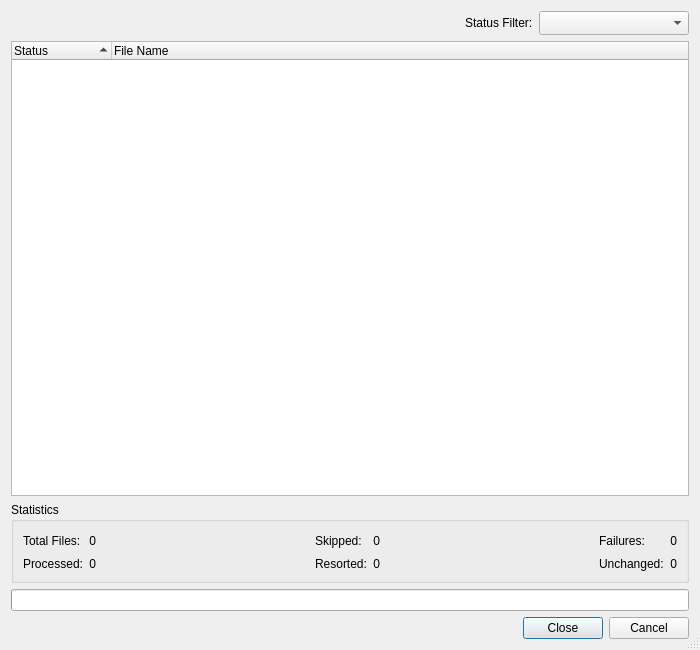
<?xml version="1.0" encoding="UTF-8"?>
<ui version="4.0">
 <class>IsortFormattingDialog</class>
 <widget class="QDialog" name="IsortFormattingDialog">
  <property name="geometry">
   <rect>
    <x>0</x>
    <y>0</y>
    <width>700</width>
    <height>650</height>
   </rect>
  </property>
  <property name="windowTitle">
   <string>Sort Imports with isort</string>
  </property>
  <property name="sizeGripEnabled">
   <bool>true</bool>
  </property>
  <layout class="QVBoxLayout" name="verticalLayout">
   <item>
    <layout class="QHBoxLayout" name="horizontalLayout">
     <item>
      <spacer name="horizontalSpacer_3">
       <property name="orientation">
        <enum>Qt::Horizontal</enum>
       </property>
       <property name="sizeHint" stdset="0">
        <size>
         <width>40</width>
         <height>20</height>
        </size>
       </property>
      </spacer>
     </item>
     <item>
      <widget class="QLabel" name="label_2">
       <property name="text">
        <string>Status Filter:</string>
       </property>
      </widget>
     </item>
     <item>
      <widget class="QComboBox" name="statusFilterComboBox">
       <property name="minimumSize">
        <size>
         <width>150</width>
         <height>0</height>
        </size>
       </property>
       <property name="toolTip">
        <string>Select the status of items to be shown (empty for all).</string>
       </property>
       <property name="sizeAdjustPolicy">
        <enum>QComboBox::AdjustToMinimumContentsLengthWithIcon</enum>
       </property>
      </widget>
     </item>
    </layout>
   </item>
   <item>
    <widget class="QTreeWidget" name="resultsList">
     <property name="alternatingRowColors">
      <bool>true</bool>
     </property>
     <property name="rootIsDecorated">
      <bool>false</bool>
     </property>
     <property name="itemsExpandable">
      <bool>false</bool>
     </property>
     <property name="sortingEnabled">
      <bool>true</bool>
     </property>
     <column>
      <property name="text">
       <string>Status</string>
      </property>
     </column>
     <column>
      <property name="text">
       <string>File Name</string>
      </property>
     </column>
    </widget>
   </item>
   <item>
    <widget class="QGroupBox" name="statisticsGroup">
     <property name="title">
      <string>Statistics</string>
     </property>
     <layout class="QGridLayout" name="gridLayout">
      <item row="0" column="0">
       <widget class="QLabel" name="label">
        <property name="text">
         <string>Total Files:</string>
        </property>
       </widget>
      </item>
      <item row="0" column="1">
       <widget class="QLabel" name="totalCountLabel">
        <property name="text">
         <string notr="true">0</string>
        </property>
        <property name="alignment">
         <set>Qt::AlignRight|Qt::AlignTrailing|Qt::AlignVCenter</set>
        </property>
       </widget>
      </item>
      <item row="0" column="2">
       <spacer name="horizontalSpacer">
        <property name="orientation">
         <enum>Qt::Horizontal</enum>
        </property>
        <property name="sizeHint" stdset="0">
         <size>
          <width>183</width>
          <height>20</height>
         </size>
        </property>
       </spacer>
      </item>
      <item row="0" column="3">
       <widget class="QLabel" name="label_3">
        <property name="text">
         <string>Skipped:</string>
        </property>
       </widget>
      </item>
      <item row="0" column="4">
       <widget class="QLabel" name="skippedCountLabel">
        <property name="text">
         <string notr="true">0</string>
        </property>
        <property name="alignment">
         <set>Qt::AlignRight|Qt::AlignTrailing|Qt::AlignVCenter</set>
        </property>
       </widget>
      </item>
      <item row="0" column="5">
       <spacer name="horizontalSpacer_2">
        <property name="orientation">
         <enum>Qt::Horizontal</enum>
        </property>
        <property name="sizeHint" stdset="0">
         <size>
          <width>182</width>
          <height>20</height>
         </size>
        </property>
       </spacer>
      </item>
      <item row="0" column="6">
       <widget class="QLabel" name="label_5">
        <property name="text">
         <string>Failures:</string>
        </property>
       </widget>
      </item>
      <item row="0" column="7">
       <widget class="QLabel" name="failuresCountLabel">
        <property name="text">
         <string notr="true">0</string>
        </property>
        <property name="alignment">
         <set>Qt::AlignRight|Qt::AlignTrailing|Qt::AlignVCenter</set>
        </property>
       </widget>
      </item>
      <item row="1" column="0">
       <widget class="QLabel" name="label_6">
        <property name="text">
         <string>Processed:</string>
        </property>
       </widget>
      </item>
      <item row="1" column="1">
       <widget class="QLabel" name="processedCountLabel">
        <property name="text">
         <string notr="true">0</string>
        </property>
        <property name="alignment">
         <set>Qt::AlignRight|Qt::AlignTrailing|Qt::AlignVCenter</set>
        </property>
       </widget>
      </item>
      <item row="1" column="3">
       <widget class="QLabel" name="reformattedLabel">
        <property name="text">
         <string>Resorted:</string>
        </property>
       </widget>
      </item>
      <item row="1" column="4">
       <widget class="QLabel" name="reformattedCountLabel">
        <property name="text">
         <string notr="true">0</string>
        </property>
        <property name="alignment">
         <set>Qt::AlignRight|Qt::AlignTrailing|Qt::AlignVCenter</set>
        </property>
       </widget>
      </item>
      <item row="1" column="6">
       <widget class="QLabel" name="label_4">
        <property name="text">
         <string>Unchanged:</string>
        </property>
       </widget>
      </item>
      <item row="1" column="7">
       <widget class="QLabel" name="unchangedCountLabel">
        <property name="text">
         <string notr="true">0</string>
        </property>
        <property name="alignment">
         <set>Qt::AlignRight|Qt::AlignTrailing|Qt::AlignVCenter</set>
        </property>
       </widget>
      </item>
     </layout>
    </widget>
   </item>
   <item>
    <widget class="QProgressBar" name="progressBar">
     <property name="format">
      <string>%v/%m Files</string>
     </property>
    </widget>
   </item>
   <item>
    <widget class="QDialogButtonBox" name="buttonBox">
     <property name="orientation">
      <enum>Qt::Horizontal</enum>
     </property>
     <property name="standardButtons">
      <set>QDialogButtonBox::Cancel|QDialogButtonBox::Close</set>
     </property>
    </widget>
   </item>
  </layout>
 </widget>
 <tabstops>
  <tabstop>resultsList</tabstop>
  <tabstop>statusFilterComboBox</tabstop>
 </tabstops>
 <resources/>
 <connections/>
</ui>
